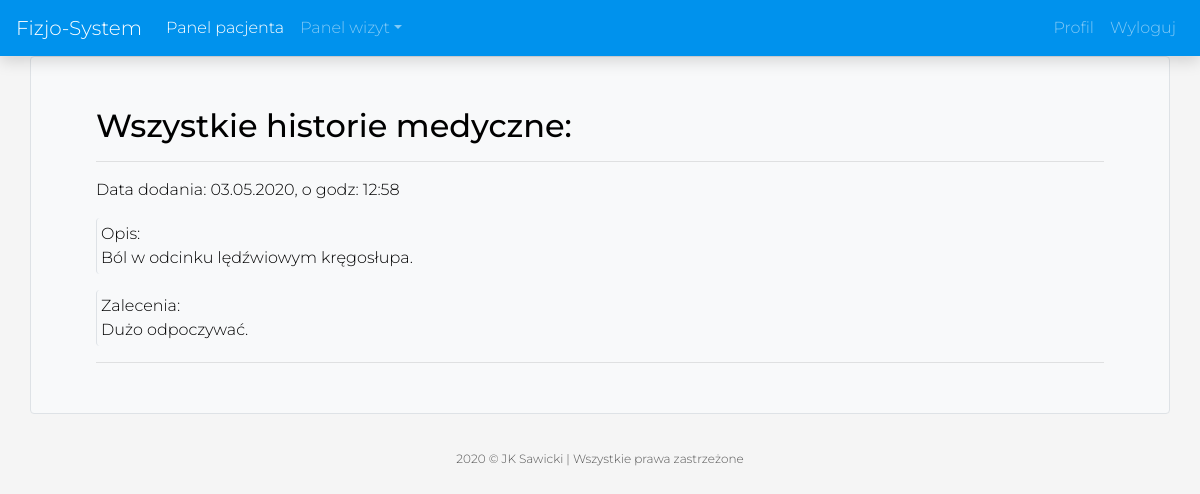
The page /patient/medical_histories/ (signed in) on the database its author committed.
### medical_history/models.py (models this page shows)
class MedicalHistory(models.Model):
    owner = models.ForeignKey(User, on_delete=models.CASCADE)
    patient = models.ForeignKey(Patient, on_delete=models.CASCADE)
    appointment = models.ForeignKey(Appointment, on_delete=models.CASCADE, null=True)
    description = models.TextField()
    recommendations = models.TextField()
    date_selected = models.DateTimeField(default=timezone.now)

### patient_panel/views/medical_history.py (the view)
# urls.py: path('medical_histories/', medical_history.MedicalHistoryListView.as_view(), name='patient-medical-history'),
@method_decorator([login_required, patient_required], name='dispatch')
class MedicalHistoryListView(View):
    model = MedicalHistory
    template_name = 'patient_panel/patient_medical_history.html'
    def get_queryset(self):
        queryset = MedicalHistory.objects.filter(patient__email=self.request.user)
        return queryset
    def get(self, request):
        context = {
            'medical_histories': self.get_queryset(),
        }
        return render(request, 'patient_panel/patient_medical_history.html', context)

### patient_panel/templates/patient_panel/patient_medical_history.html (shortened to what this page needs)
{% extends 'Physiotherapy_Management_System/base_panel_patient.html' %}
{% block content %}
    <div class="container border rounded bg-light">
        <div class="form">
            {% if medical_histories %}
                <h2>Wszystkie historie medyczne:</h2>
                {% for medical_history in medical_histories %}
                    <hr>
                    Data dodania: {{ medical_history.date_selected|date:"d.m.Y" }}, o godz:
                    {{ medical_history.date_selected|date:"H:i" }}<br>
                    <div class="border-left rounded p-1 mt-3">Opis:
                        <div class="text-description">{{ medical_history.description }}</div>
                    </div>
                    <div class="border-left rounded p-1 mt-3">Zalecenia:
                        <div class="text-description">{{ medical_history.recommendations }}</div>
                    </div>
                {% endfor %}
                <hr>
            {% else %}
                <h2>Nie masz żadnych historii medycznych.</h2>
                <hr>
            {% endif %}
        </div>
    </div>
{% endblock content %}

### users/static/css/navbar.css (style rules this page uses)
body { -moz-osx-font-smoothing: grayscale; -ms-flex-direction: column; -webkit-box-direction: normal; -webkit-box-orient: vertical; -webkit-font-smoothing: antialiased; background: #f5f5f5; color: black; flex-direction: column; font-family: Montserrat, sans-serif; font-size: 1em; font-weight: 300; margin: 0; }

### users/static/css/mystyle.css (style rules this page uses)
.form { margin: 50px; }
.text-description { word-wrap: break-word; margin-right: 200px; }

### rows shown on the page
MedicalHistory: date_selected "03.05.2020", date_selected "12:58", description "Ból w odcinku lędźwiowym kręgosłupa.", recommendations "Dużo odpoczywać."
